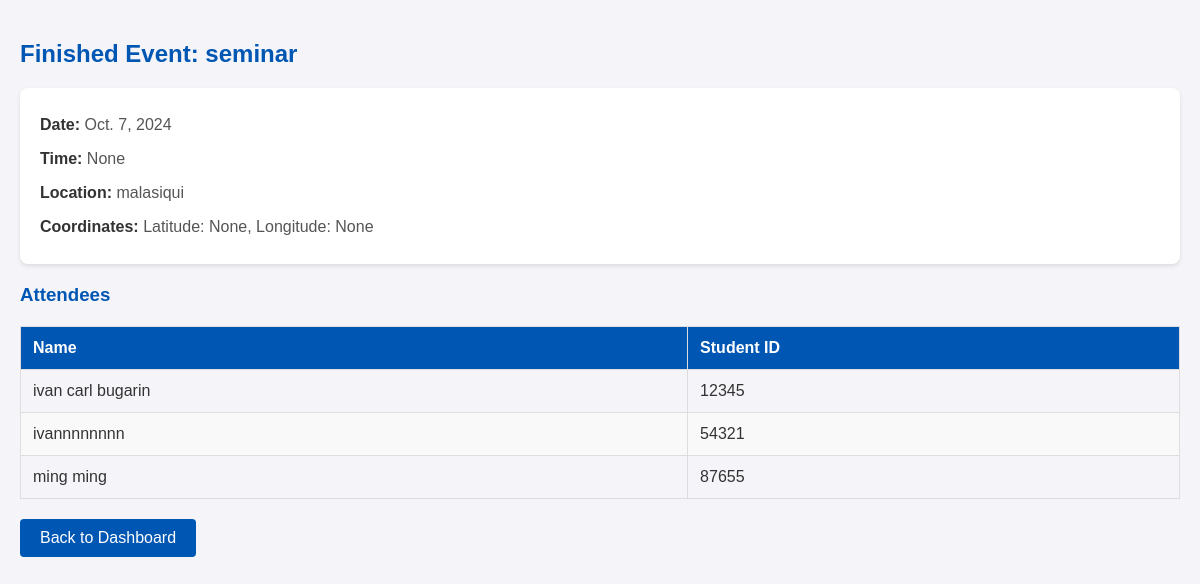
The page /admin-management/view-finished-attendees/4/ on the database its author committed.
### adminManagement/models.py (models this page shows, shortened)
class FinishedEvent(models.Model):
    event_name = models.CharField(max_length=200)
    event_date = models.DateField()
    event_time = models.TimeField(blank=True, null=True)  # Added event_time for clarity
    location_description = models.CharField(max_length=300)
    latitude = models.FloatField(blank=True, null=True)  # Optional latitude for geographic coordinates
    longitude = models.FloatField(blank=True, null=True)  # Optional longitude for geographic coordinates
    students_checked_in = models.ManyToManyField('Student', related_name='finished_events')

class Student(models.Model):
    name = models.CharField(max_length=100)
    student_id = models.CharField(max_length=50, unique=True)
    image = models.ImageField(upload_to='student_images/', blank=True, null=True)
    created_at = models.DateTimeField(auto_now_add=True)
    course = models.CharField(max_length=100, blank=True)
    year_level = models.IntegerField(choices=[(1, '1st Year'), (2, '2nd Year'), (3, '3rd Year'), (4, '4th Year')], default=1)
    section = models.CharField(max_length=50, blank=True)

### adminManagement/views.py (the view)
# urls.py: path('admin-management/view-finished-attendees/<int:event_id>/', admin_views.view_finished_event_attendees, name='view_finished_attendees'),
def view_finished_event_attendees(request, event_id):
    finished_event = get_object_or_404(FinishedEvent, id=event_id)
    attendees = finished_event.students_checked_in.all()
    context = {
        'finished_event': finished_event,
        'attendees': attendees,
    }
    return render(request, 'adminManagement/view_finished_attendees.html', context)

### adminManagement/templates/adminManagement/view_finished_attendees.html (shortened to what this page needs)
<!DOCTYPE html>
<html lang="en">
<head>
    {% load static %}
    <link rel="stylesheet" href="{% static 'css/finishedAttendeesStyle.css' %}">
</head>
<body>
    <h2>Finished Event: {{ finished_event.event_name }}</h2>
    <div class="event-details">
        <p><strong>Date:</strong> {{ finished_event.event_date }}</p>
        <p><strong>Time:</strong> {{ finished_event.event_time }}</p>
        <p><strong>Location:</strong> {{ finished_event.location_description }}</p>
        <p><strong>Coordinates:</strong> Latitude: {{ finished_event.latitude }}, Longitude: {{ finished_event.longitude }}</p>
    </div>
    <h3>Attendees</h3>
    <table>
        <thead>
            <tr>
                <th>Name</th>
                <th>Student ID</th>
            </tr>
        </thead>
        <tbody>
            {% for student in attendees %}
            <tr>
                <td>{{ student.name }}</td>
                <td>{{ student.student_id }}</td>
            </tr>
            {% endfor %}
        </tbody>
    </table>
    <a href="{% url 'admin_dashboard' %}">Back to Dashboard</a>
</body>
</html>

### adminManagement/static/css/finishedAttendeesStyle.css (style rules this page uses)
body { font-family: Arial, sans-serif; background-color: #f4f4f9; margin: 0; padding: 20px; color: #333; }
h2, h3 { color: #0056b3; font-weight: bold; }
a { text-decoration: none; color: #0056b3; }
.event-details { background-color: #ffffff; padding: 20px; border-radius: 8px; box-shadow: 0 2px 4px rgba(0, 0, 0, 0.1); margin-bottom: 20px; }
.event-details p { margin: 0; padding: 8px 0; font-size: 16px; color: #555; }
.event-details p strong { color: #333; }
table { width: 100%; border-collapse: collapse; margin-top: 20px; }
table, th, td { border: 1px solid #dddddd; }
th, td { padding: 12px; text-align: left; }
th { background-color: #0056b3; color: white; }
tr:nth-child(even) { background-color: #f9f9f9; }
a { display: inline-block; padding: 10px 20px; background-color: #0056b3; color: white; border-radius: 4px; margin-top: 20px; }

### rows shown on the page
FinishedEvent: event_name "seminar", event_date "Oct. 7, 2024", event_time "None", location_description "malasiqui", latitude "None", longitude "None"
Student: name "ivan carl bugarin", student_id "12345"
Student: name "ivannnnnnnn", student_id "54321"
Student: name "ming ming", student_id "87655"
